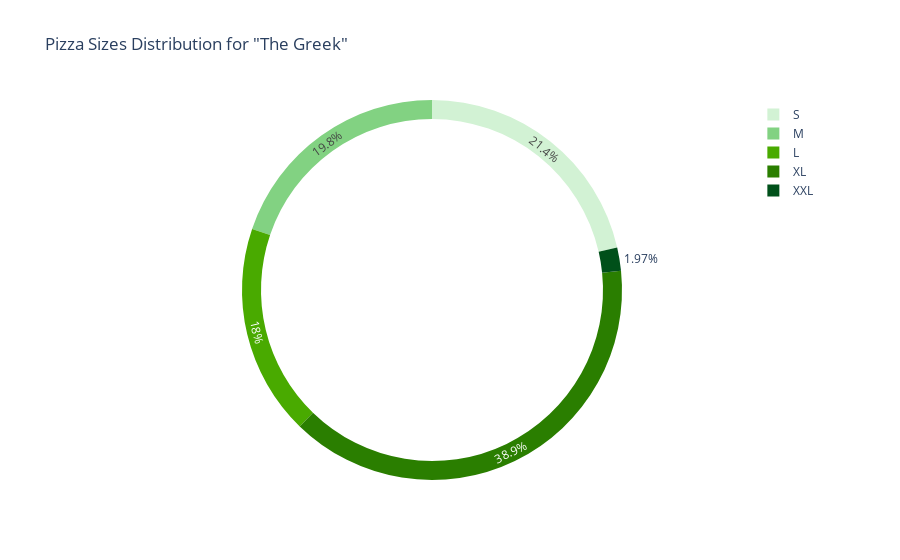

Write notebook code for a chart like this one.
### Code cell
greek_df = df[df['pizza_flavor'] == 'the_greek']
greek_group = greek_df.groupby('size')['quantity'].sum().reset_index()
size_order = ['S', 'M', 'L', 'XL', 'XXL']
greek_group['size'] = greek_group['size'].astype('category')
greek_group['size'] = greek_group['size'].cat.set_categories(size_order)
greek_group.sort_values("size", inplace=True)
pie_color_pallete = ['rgb(210,242,212)', 'rgb(130,210,130)','rgb(73,170,0)','rgb(42,126,0)','rgb(0, 80, 26)']

greek_chart_fig = go.Figure(data=go.Pie(labels=greek_group['size'], values=greek_group['quantity'],marker=dict(colors=pie_color_pallete), sort= False, hole=0.9))

greek_chart_fig.update_layout(title='Pizza Sizes Distribution for "The Greek"',
                                showlegend=True)


greek_chart_fig

### Figure 1 — Plotly figure (JSON) as saved in the notebook; plotly's stock layout.template omitted (floating-point values rounded to 4 significant figures)
{"data": [{"hole": 0.9, "labels": ["S", "M", "L", "XL", "XXL"], "marker": {"colors": ["rgb(210,242,212)", "rgb(130,210,130)", "rgb(73,170,0)", "rgb(42,126,0)", "rgb(0, 80, 26)"]}, "sort": false, "type": "pie", "values": [304, 281, 255, 552, 28]}], "layout": {"showlegend": true, "title": {"text": "Pizza Sizes Distribution for \"The Greek\""}}}
